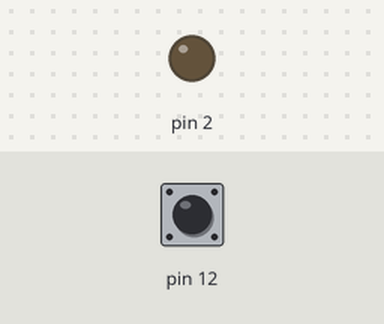
Recording of a sketch running on a simulated Arduino Uno, built with avr-gcc and run on an emulated ATmega328P. On the bench: output pins drawn as LEDs (lit = HIGH). The test bench sets the inputs (shaded band); at power-on: pin 12 HIGH.

Above: at 1.2 s.
1.3 s: pin 12 pulled LOW for 0.15 s
At 1.37 s:
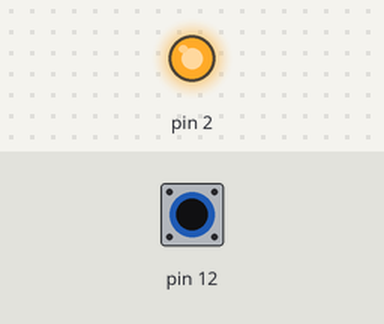
2.9 s: pin 12 pulled LOW for 3.2 s
At 7.3 s:
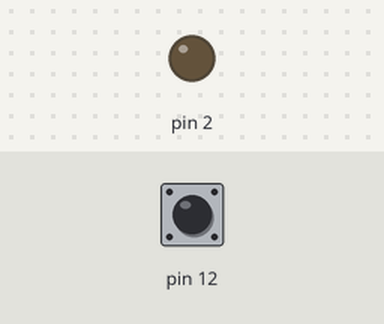
Timing chart, 0 to 8.8 s (numbered marks = the images above; inputs shaded):
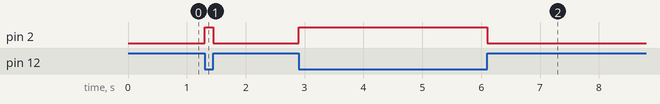

Measured:
- after the input at 1.3 s, pin 2: LOW → HIGH at once, → LOW 0.15 s later
- after the input at 2.9 s, pin 2: LOW → HIGH at once, → LOW 3.2 s later

The sketch:

shild_switch_operation.ino
```cpp
void setup() {
  // put your setup code here, to run once:
  pinMode(2,OUTPUT);
  pinMode(12,INPUT);
  digitalWrite(12,HIGH);

}

void loop() {
  // put your main code here, to run repeatedly:
  int sw=digitalRead(12);
  if(sw==LOW)
   digitalWrite(2,HIGH);
  else
   digitalWrite(2,LOW);

}
```
